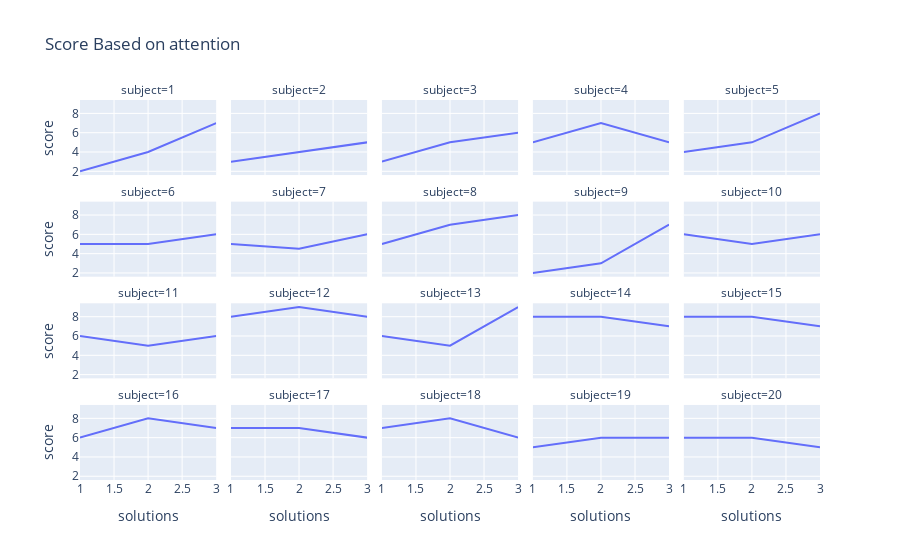

Notebook cell for this chart:
### Code cell
att_df = sns.load_dataset('attention')
fig = px.line(att_df, x='solutions', y='score', facet_col='subject',
facet_col_wrap=5, title='Score Based on attention')

fig

### Figure 1 — Plotly figure (JSON) as saved in the notebook; plotly's stock layout.template omitted (floating-point values rounded to 4 significant figures)
{"data": [{"hovertemplate": "subject=1<br>solutions=%{x}<br>score=%{y}<extra></extra>", "legendgroup": "", "line": {"color": "#636efa", "dash": "solid"}, "marker": {"symbol": "circle"}, "mode": "lines", "name": "", "orientation": "v", "showlegend": false, "type": "scatter", "x": [1, 2, 3], "xaxis": "x16", "y": [2, 4, 7], "yaxis": "y16"}, {"hovertemplate": "subject=2<br>solutions=%{x}<br>score=%{y}<extra></extra>", "legendgroup": "", "line": {"color": "#636efa", "dash": "solid"}, "marker": {"symbol": "circle"}, "mode": "lines", "name": "", "orientation": "v", "showlegend": false, "type": "scatter", "x": [1, 2, 3], "xaxis": "x17", "y": [3, 4, 5], "yaxis": "y17"}, {"hovertemplate": "subject=3<br>solutions=%{x}<br>score=%{y}<extra></extra>", "legendgroup": "", "line": {"color": "#636efa", "dash": "solid"}, "marker": {"symbol": "circle"}, "mode": "lines", "name": "", "orientation": "v", "showlegend": false, "type": "scatter", "x": [1, 2, 3], "xaxis": "x18", "y": [3, 5, 6], "yaxis": "y18"}, {"hovertemplate": "subject=4<br>solutions=%{x}<br>score=%{y}<extra></extra>", "legendgroup": "", "line": {"color": "#636efa", "dash": "solid"}, "marker": {"symbol": "circle"}, "mode": "lines", "name": "", "orientation": "v", "showlegend": false, "type": "scatter", "x": [1, 2, 3], "xaxis": "x19", "y": [5, 7, 5], "yaxis": "y19"}, {"hovertemplate": "subject=5<br>solutions=%{x}<br>score=%{y}<extra></extra>", "legendgroup": "", "line": {"color": "#636efa", "dash": "solid"}, "marker": {"symbol": "circle"}, "mode": "lines", "name": "", "orientation": "v", "showlegend": false, "type": "scatter", "x": [1, 2, 3], "xaxis": "x20", "y": [4, 5, 8], "yaxis": "y20"}, {"hovertemplate": "subject=6<br>solutions=%{x}<br>score=%{y}<extra></extra>", "legendgroup": "", "line": {"color": "#636efa", "dash": "solid"}, "marker": {"symbol": "circle"}, "mode": "lines", "name": "", "orientation": "v", "showlegend": false, "type": "scatter", "x": [1, 2, 3], "xaxis": "x11", "y": [5, 5, 6], "yaxis": "y11"}, {"hovertemplate": "subject=7<br>solutions=%{x}<br>score=%{y}<extra></extra>", "legendgroup": "", "line": {"color": "#636efa", "dash": "solid"}, "marker": {"symbol": "circle"}, "mode": "lines", "name": "", "orientation": "v", "showlegend": false, "type": "scatter", "x": [1, 2, 3], "xaxis": "x12", "y": [5, 4.5, 6], "yaxis": "y12"}, {"hovertemplate": "subject=8<br>solutions=%{x}<br>score=%{y}<extra></extra>", "legendgroup": "", "line": {"color": "#636efa", "dash": "solid"}, "marker": {"symbol": "circle"}, "mode": "lines", "name": "", "orientation": "v", "showlegend": false, "type": "scatter", "x": [1, 2, 3], "xaxis": "x13", "y": [5, 7, 8], "yaxis": "y13"}, {"hovertemplate": "subject=9<br>solutions=%{x}<br>score=%{y}<extra></extra>", "legendgroup": "", "line": {"color": "#636efa", "dash": "solid"}, "marker": {"symbol": "circle"}, "mode": "lines", "name": "", "orientation": "v", "showlegend": false, "type": "scatter", "x": [1, 2, 3], "xaxis": "x14", "y": [2, 3, 7], "yaxis": "y14"}, {"hovertemplate": "subject=10<br>solutions=%{x}<br>score=%{y}<extra></extra>", "legendgroup": "", "line": {"color": "#636efa", "dash": "solid"}, "marker": {"symbol": "circle"}, "mode": "lines", "name": "", "orientation": "v", "showlegend": false, "type": "scatter", "x": [1, 2, 3], "xaxis": "x15", "y": [6, 5, 6], "yaxis": "y15"}, {"hovertemplate": "subject=11<br>solutions=%{x}<br>score=%{y}<extra></extra>", "legendgroup": "", "line": {"color": "#636efa", "dash": "solid"}, "marker": {"symbol": "circle"}, "mode": "lines", "name": "", "orientation": "v", "showlegend": false, "type": "scatter", "x": [1, 2, 3], "xaxis": "x6", "y": [6, 5, 6], "yaxis": "y6"}, {"hovertemplate": "subject=12<br>solutions=%{x}<br>score=%{y}<extra></extra>", "legendgroup": "", "line": {"color": "#636efa", "dash": "solid"}, "marker": {"symbol": "circle"}, "mode": "lines", "name": "", "orientation": "v", "showlegend": false, "type": "scatter", "x": [1, 2, 3], "xaxis": "x7", "y": [8, 9, 8], "yaxis": "y7"}, {"hovertemplate": "subject=13<br>solutions=%{x}<br>score=%{y}<extra></extra>", "legendgroup": "", "line": {"color": "#636efa", "dash": "solid"}, "marker": {"symbol": "circle"}, "mode": "lines", "name": "", "orientation": "v", "showlegend": false, "type": "scatter", "x": [1, 2, 3], "xaxis": "x8", "y": [6, 5, 9], "yaxis": "y8"}, {"hovertemplate": "subject=14<br>solutions=%{x}<br>score=%{y}<extra></extra>", "legendgroup": "", "line": {"color": "#636efa", "dash": "solid"}, "marker": {"symbol": "circle"}, "mode": "lines", "name": "", "orientation": "v", "showlegend": false, "type": "scatter", "x": [1, 2, 3], "xaxis": "x9", "y": [8, 8, 7], "yaxis": "y9"}, {"hovertemplate": "subject=15<br>solutions=%{x}<br>score=%{y}<extra></extra>", "legendgroup": "", "line": {"color": "#636efa", "dash": "solid"}, "marker": {"symbol": "circle"}, "mode": "lines", "name": "", "orientation": "v", "showlegend": false, "type": "scatter", "x": [1, 2, 3], "xaxis": "x10", "y": [8, 8, 7], "yaxis": "y10"}, {"hovertemplate": "subject=16<br>solutions=%{x}<br>score=%{y}<extra></extra>", "legendgroup": "", "line": {"color": "#636efa", "dash": "solid"}, "marker": {"symbol": "circle"}, "mode": "lines", "name": "", "orientation": "v", "showlegend": false, "type": "scatter", "x": [1, 2, 3], "xaxis": "x", "y": [6, 8, 7], "yaxis": "y"}, {"hovertemplate": "subject=17<br>solutions=%{x}<br>score=%{y}<extra></extra>", "legendgroup": "", "line": {"color": "#636efa", "dash": "solid"}, "marker": {"symbol": "circle"}, "mode": "lines", "name": "", "orientation": "v", "showlegend": false, "type": "scatter", "x": [1, 2, 3], "xaxis": "x2", "y": [7, 7, 6], "yaxis": "y2"}, {"hovertemplate": "subject=18<br>solutions=%{x}<br>score=%{y}<extra></extra>", "legendgroup": "", "line": {"color": "#636efa", "dash": "solid"}, "marker": {"symbol": "circle"}, "mode": "lines", "name": "", "orientation": "v", "showlegend": false, "type": "scatter", "x": [1, 2, 3], "xaxis": "x3", "y": [7, 8, 6], "yaxis": "y3"}, {"hovertemplate": "subject=19<br>solutions=%{x}<br>score=%{y}<extra></extra>", "legendgroup": "", "line": {"color": "#636efa", "dash": "solid"}, "marker": {"symbol": "circle"}, "mode": "lines", "name": "", "orientation": "v", "showlegend": false, "type": "scatter", "x": [1, 2, 3], "xaxis": "x4", "y": [5, 6, 6], "yaxis": "y4"}, {"hovertemplate": "subject=20<br>solutions=%{x}<br>score=%{y}<extra></extra>", "legendgroup": "", "line": {"color": "#636efa", "dash": "solid"}, "marker": {"symbol": "circle"}, "mode": "lines", "name": "", "orientation": "v", "showlegend": false, "type": "scatter", "x": [1, 2, 3], "xaxis": "x5", "y": [6, 6, 5], "yaxis": "y5"}], "layout": {"annotations": [{"font": {}, "showarrow": false, "text": "subject=16", "x": 0.092, "xanchor": "center", "xref": "paper", "y": 0.1975, "yanchor": "bottom", "yref": "paper"}, {"font": {}, "showarrow": false, "text": "subject=17", "x": 0.296, "xanchor": "center", "xref": "paper", "y": 0.1975, "yanchor": "bottom", "yref": "paper"}, {"font": {}, "showarrow": false, "text": "subject=18", "x": 0.5, "xanchor": "center", "xref": "paper", "y": 0.1975, "yanchor": "bottom", "yref": "paper"}, {"font": {}, "showarrow": false, "text": "subject=19", "x": 0.704, "xanchor": "center", "xref": "paper", "y": 0.1975, "yanchor": "bottom", "yref": "paper"}, {"font": {}, "showarrow": false, "text": "subject=20", "x": 0.908, "xanchor": "center", "xref": "paper", "y": 0.1975, "yanchor": "bottom", "yref": "paper"}, {"font": {}, "showarrow": false, "text": "subject=11", "x": 0.092, "xanchor": "center", "xref": "paper", "y": 0.465, "yanchor": "bottom", "yref": "paper"}, {"font": {}, "showarrow": false, "text": "subject=12", "x": 0.296, "xanchor": "center", "xref": "paper", "y": 0.465, "yanchor": "bottom", "yref": "paper"}, {"font": {}, "showarrow": false, "text": "subject=13", "x": 0.5, "xanchor": "center", "xref": "paper", "y": 0.465, "yanchor": "bottom", "yref": "paper"}, {"font": {}, "showarrow": false, "text": "subject=14", "x": 0.704, "xanchor": "center", "xref": "paper", "y": 0.465, "yanchor": "bottom", "yref": "paper"}, {"font": {}, "showarrow": false, "text": "subject=15", "x": 0.908, "xanchor": "center", "xref": "paper", "y": 0.465, "yanchor": "bottom", "yref": "paper"}, {"font": {}, "showarrow": false, "text": "subject=6", "x": 0.092, "xanchor": "center", "xref": "paper", "y": 0.7325, "yanchor": "bottom", "yref": "paper"}, {"font": {}, "showarrow": false, "text": "subject=7", "x": 0.296, "xanchor": "center", "xref": "paper", "y": 0.7325, "yanchor": "bottom", "yref": "paper"}, {"font": {}, "showarrow": false, "text": "subject=8", "x": 0.5, "xanchor": "center", "xref": "paper", "y": 0.7325, "yanchor": "bottom", "yref": "paper"}, {"font": {}, "showarrow": false, "text": "subject=9", "x": 0.704, "xanchor": "center", "xref": "paper", "y": 0.7325, "yanchor": "bottom", "yref": "paper"}, {"font": {}, "showarrow": false, "text": "subject=10", "x": 0.908, "xanchor": "center", "xref": "paper", "y": 0.7325, "yanchor": "bottom", "yref": "paper"}, {"font": {}, "showarrow": false, "text": "subject=1", "x": 0.092, "xanchor": "center", "xref": "paper", "y": 1, "yanchor": "bottom", "yref": "paper"}, {"font": {}, "showarrow": false, "text": "subject=2", "x": 0.296, "xanchor": "center", "xref": "paper", "y": 1, "yanchor": "bottom", "yref": "paper"}, {"font": {}, "showarrow": false, "text": "subject=3", "x": 0.5, "xanchor": "center", "xref": "paper", "y": 1, "yanchor": "bottom", "yref": "paper"}, {"font": {}, "showarrow": false, "text": "subject=4", "x": 0.704, "xanchor": "center", "xref": "paper", "y": 1, "yanchor": "bottom", "yref": "paper"}, {"font": {}, "showarrow": false, "text": "subject=5", "x": 0.908, "xanchor": "center", "xref": "paper", "y": 1, "yanchor": "bottom", "yref": "paper"}], "legend": {"tracegroupgap": 0}, "title": {"text": "Score Based on attention"}, "xaxis": {"anchor": "y", "domain": [0, 0.184], "title": {"text": "solutions"}}, "xaxis10": {"anchor": "y10", "domain": [0.816, 1], "matches": "x", "showticklabels": false}, "xaxis11": {"anchor": "y11", "domain": [0, 0.184], "matches": "x", "showticklabels": false}, "xaxis12": {"anchor": "y12", "domain": [0.204, 0.388], "matches": "x", "showticklabels": false}, "xaxis13": {"anchor": "y13", "domain": [0.408, 0.592], "matches": "x", "showticklabels": false}, "xaxis14": {"anchor": "y14", "domain": [0.612, 0.796], "matches": "x", "showticklabels": false}, "xaxis15": {"anchor": "y15", "domain": [0.816, 1], "matches": "x", "showticklabels": false}, "xaxis16": {"anchor": "y16", "domain": [0, 0.184], "matches": "x", "showticklabels": false}, "xaxis17": {"anchor": "y17", "domain": [0.204, 0.388], "matches": "x", "showticklabels": false}, "xaxis18": {"anchor": "y18", "domain": [0.408, 0.592], "matches": "x", "showticklabels": false}, "xaxis19": {"anchor": "y19", "domain": [0.612, 0.796], "matches": "x", "showticklabels": false}, "xaxis2": {"anchor": "y2", "domain": [0.204, 0.388], "matches": "x", "title": {"text": "solutions"}}, "xaxis20": {"anchor": "y20", "domain": [0.816, 1], "matches": "x", "showticklabels": false}, "xaxis3": {"anchor": "y3", "domain": [0.408, 0.592], "matches": "x", "title": {"text": "solutions"}}, "xaxis4": {"anchor": "y4", "domain": [0.612, 0.796], "matches": "x", "title": {"text": "solutions"}}, "xaxis5": {"anchor": "y5", "domain": [0.816, 1], "matches": "x", "title": {"text": "solutions"}}, "xaxis6": {"anchor": "y6", "domain": [0, 0.184], "matches": "x", "showticklabels": false}, "xaxis7": {"anchor": "y7", "domain": [0.204, 0.388], "matches": "x", "showticklabels": false}, "xaxis8": {"anchor": "y8", "domain": [0.408, 0.592], "matches": "x", "showticklabels": false}, "xaxis9": {"anchor": "y9", "domain": [0.612, 0.796], "matches": "x", "showticklabels": false}, "yaxis": {"anchor": "x", "domain": [0, 0.1975], "title": {"text": "score"}}, "yaxis10": {"anchor": "x10", "domain": [0.2675, 0.465], "matches": "y", "showticklabels": false}, "yaxis11": {"anchor": "x11", "domain": [0.535, 0.7325], "matches": "y", "title": {"text": "score"}}, "yaxis12": {"anchor": "x12", "domain": [0.535, 0.7325], "matches": "y", "showticklabels": false}, "yaxis13": {"anchor": "x13", "domain": [0.535, 0.7325], "matches": "y", "showticklabels": false}, "yaxis14": {"anchor": "x14", "domain": [0.535, 0.7325], "matches": "y", "showticklabels": false}, "yaxis15": {"anchor": "x15", "domain": [0.535, 0.7325], "matches": "y", "showticklabels": false}, "yaxis16": {"anchor": "x16", "domain": [0.8025, 1], "matches": "y", "title": {"text": "score"}}, "yaxis17": {"anchor": "x17", "domain": [0.8025, 1], "matches": "y", "showticklabels": false}, "yaxis18": {"anchor": "x18", "domain": [0.8025, 1], "matches": "y", "showticklabels": false}, "yaxis19": {"anchor": "x19", "domain": [0.8025, 1], "matches": "y", "showticklabels": false}, "yaxis2": {"anchor": "x2", "domain": [0, 0.1975], "matches": "y", "showticklabels": false}, "yaxis20": {"anchor": "x20", "domain": [0.8025, 1], "matches": "y", "showticklabels": false}, "yaxis3": {"anchor": "x3", "domain": [0, 0.1975], "matches": "y", "showticklabels": false}, "yaxis4": {"anchor": "x4", "domain": [0, 0.1975], "matches": "y", "showticklabels": false}, "yaxis5": {"anchor": "x5", "domain": [0, 0.1975], "matches": "y", "showticklabels": false}, "yaxis6": {"anchor": "x6", "domain": [0.2675, 0.465], "matches": "y", "title": {"text": "score"}}, "yaxis7": {"anchor": "x7", "domain": [0.2675, 0.465], "matches": "y", "showticklabels": false}, "yaxis8": {"anchor": "x8", "domain": [0.2675, 0.465], "matches": "y", "showticklabels": false}, "yaxis9": {"anchor": "x9", "domain": [0.2675, 0.465], "matches": "y", "showticklabels": false}}}
